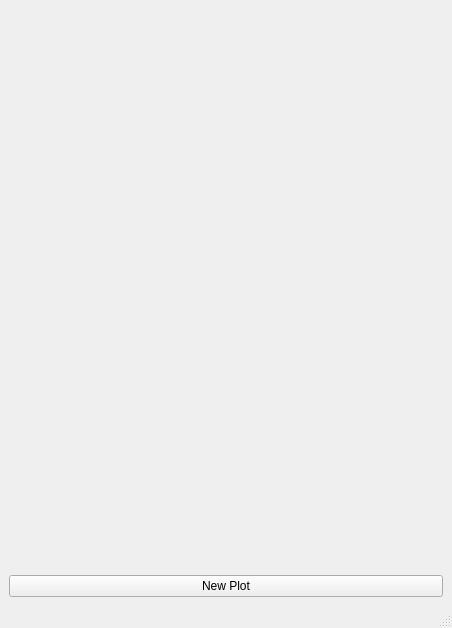
<?xml version="1.0" encoding="UTF-8"?>
<ui version="4.0">
 <class>MainWindow</class>
 <widget class="QMainWindow" name="MainWindow">
  <property name="geometry">
   <rect>
    <x>0</x>
    <y>0</y>
    <width>452</width>
    <height>628</height>
   </rect>
  </property>
  <property name="windowTitle">
   <string>MainWindow</string>
  </property>
  <widget class="QWidget" name="centralwidget">
   <layout class="QVBoxLayout" name="verticalLayout">
    <item>
     <widget class="QWidget" name="plotWidget" native="true">
      <layout class="QVBoxLayout" name="plotWidgetLayout"/>
     </widget>
    </item>
    <item>
     <widget class="QPushButton" name="pushButton">
      <property name="text">
       <string>New Plot</string>
      </property>
     </widget>
    </item>
   </layout>
  </widget>
  <widget class="QMenuBar" name="menubar">
   <property name="geometry">
    <rect>
     <x>0</x>
     <y>0</y>
     <width>452</width>
     <height>21</height>
    </rect>
   </property>
  </widget>
  <widget class="QStatusBar" name="statusbar"/>
 </widget>
 <resources/>
 <connections/>
</ui>
